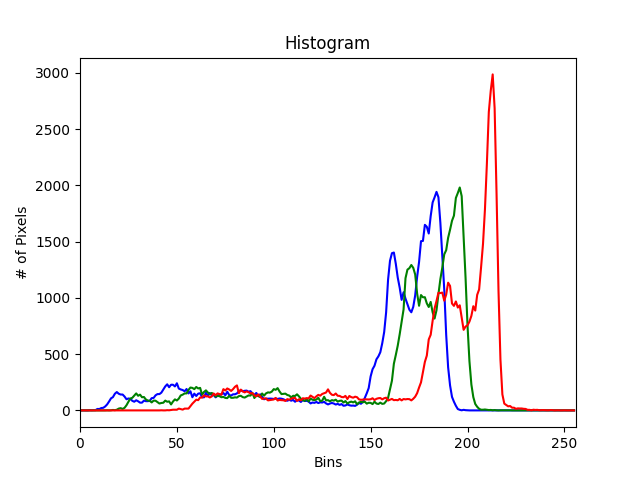
#> input picture data/img/histogram_of_coins.png, 640 x 480 px, given in place of trex.png, which was not available
$ jupyter execute session3_inclass_AddiH.ipynb   (text cells are left out)
#> lines starting #> are read from the running program, lines starting #| are printed output that depends on the picture; after the words box and inside, x2 and y2 are one past the last pixel; in counts of white or black regions, pixels touching at a corner belong together; long printed decimals are rounded; pictures that were not available may be replaced by others from this repository, and a replacement may not be noted
[cell 1]
# We need to include the home directory in our path, so we can read in our own module.
import os
import sys
sys.path.append(os.path.join(".."))
import cv2
import numpy as np
from utils.imutils import jimshow
from utils.imutils import jimshow_channel
import matplotlib.pyplot as plt
from utils.color_hist import color_hist # I made this!

[cell 2]
# load our dino pal
image = cv2.imread(os.path.join("..", "data", "img", "trex.png"))
#> image is the input picture: shape (480, 640, 3); mean B, G, R 248.1, 247.5, 248.8
width = image.shape[1]
#> width = 640
height = image.shape[0]
#> height = 480

[cell 3]
M = cv2.getRotationMatrix2D((width/2, height/2), -45, 2) # Negative is clockvise
print(type(M))
#| <class 'numpy.ndarray'>
print(M.shape)
#| (2, 3)
print(M)
#| [[   1.414   -1.414  206.863]
#|  [   1.414    1.414 -551.960]]

[cell 4]
rotated = cv2.warpAffine(image, M, (width, height))
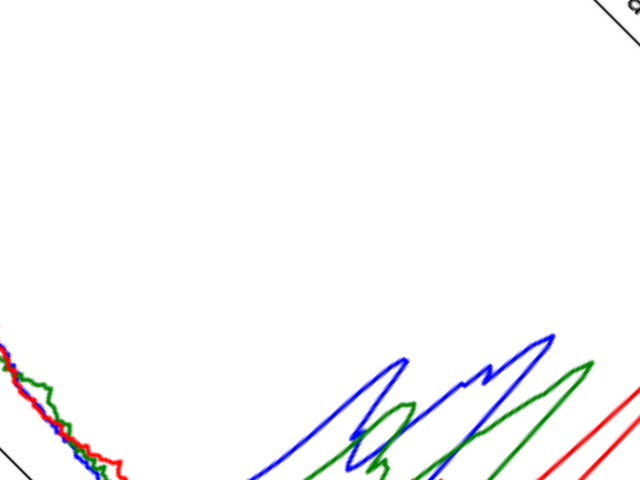
#> rotated: shape (480, 640, 3); mean B, G, R 250.4, 248.8, 248.9

[cell 5]
jimshow(rotated, "rotated 45 deg center")
#> (this line was passed over: utils is not available in this run)

[cell 6]
jimshow(image) #original is ok
#> (this line was passed over: utils is not available in this run)

[cell 7]
# load our dino pal
#image = cv2.imread(os.path.join("..", "data", "img", "trex.png"))
#width = image.shape[1]
#height = image.shape[0]

[cell 8]
M = np.float64([[1, 0, 25],
                [0, 1, 50]])

[cell 9]
shifted = cv2.warpAffine(image, M, (width, height))
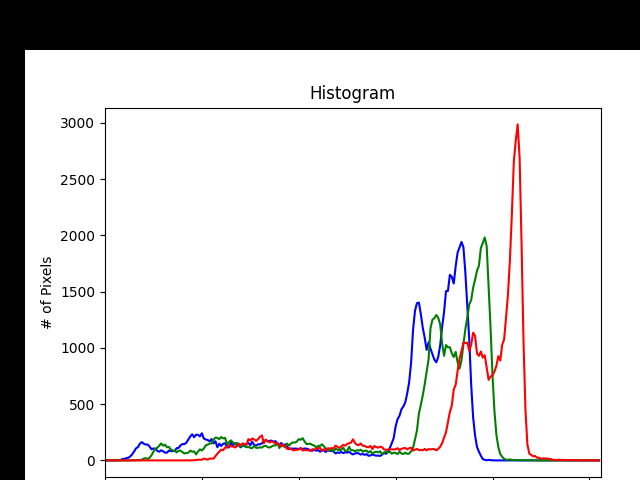
#> shifted: shape (480, 640, 3); mean B, G, R 213.1, 212.4, 213.8

[cell 10]
jimshow(shifted, "Shifted down and right")
#> (this line was passed over: utils is not available in this run)

[cell 11]
# cv2.rectangle(image, start_point, end_point,  color,     thickness)
cv2.rectangle  (image, (250, 200),  (100, 100),  (255,0,0), 1)
jimshow(image)
#> (this line was passed over: utils is not available in this run)
# original image has been edited

[cell 12]
(centerX, centerY) = (image.shape[1] // 2, image.shape[0] // 2)
#> centerX = 320; centerY = 240
# // is rounded division, "floor division" - is Rosss right here?
# Way to find an ca. center of the img

[cell 13]
# cv2.circl(image, cent_coords, radio, colour, thickness)
cv2.circle(image, (centerX, centerY), 50, (233,200,19), -1) # Negative thickness fills the shape instead of an outline
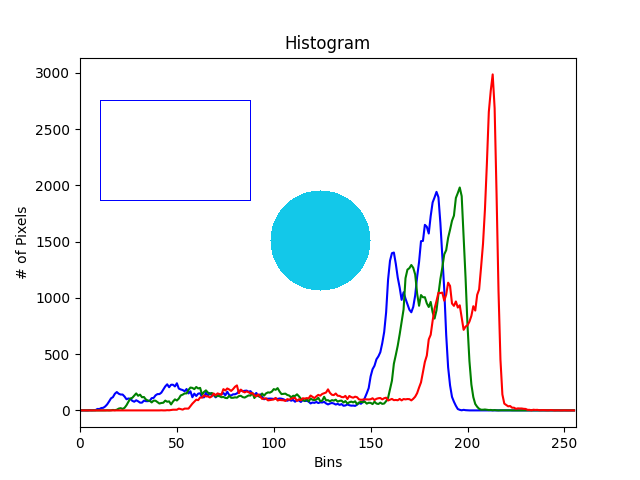
#> image: shape (480, 640, 3); mean B, G, R 247.5, 245.7, 242.4
jimshow(image)
#> (this line was passed over: utils is not available in this run)

[cell 14]
# load our dino pal
image = cv2.imread(os.path.join("..", "data", "img", "trex.png"))

[cell 15]
# Create a 300x300 array of zeros
zeros = np.zeros((height, width), dtype = "uint8")

[cell 16]
rect = cv2.rectangle(zeros, (25, 25), (275, 275), 255, -1)
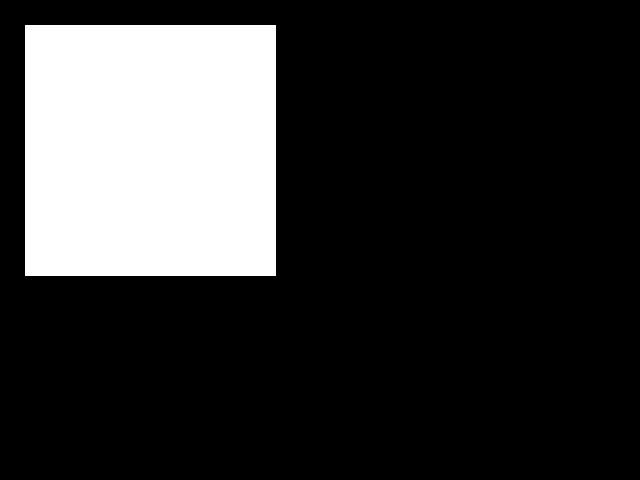
#> zeros: shape (480, 640); 20.5% white; 1 white region, box (x1, y1, x2, y2) and area: (25, 25, 276, 276) 63001

[cell 17]
jimshow_channel(rect)
#> (this line was passed over: utils is not available in this run)

[cell 18]
# circle
zeros = np.zeros((height, width), dtype = "uint8")

[cell 19]
circ = cv2.circle(zeros, (150, 150), 150, 255, -1)
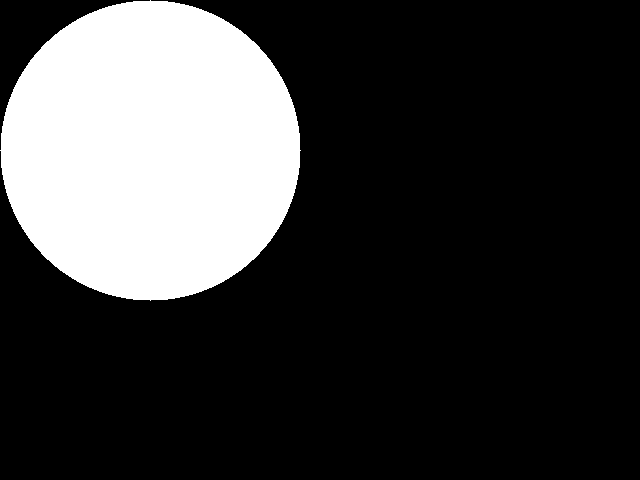
#> zeros: shape (480, 640); 23% white; 1 white region, box (x1, y1, x2, y2) and area: (0, 0, 301, 301) 70681

[cell 20]
jimshow_channel(circ)
#> (this line was passed over: utils is not available in this run)

$ run again, on data/img/histogram_of_wave.png
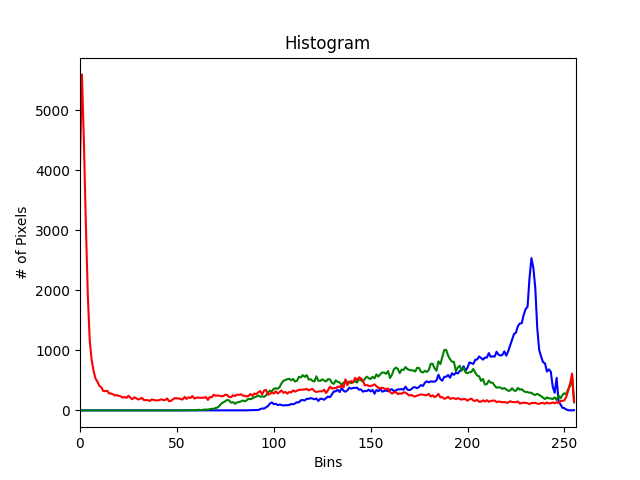
#> input picture data/img/histogram_of_wave.png, 640 x 480 px, given in place of trex.png, which was not available
#> image is the input picture: shape (480, 640, 3); mean B, G, R 249.2, 248.6, 249.7
#| <class 'numpy.ndarray'>
#| (2, 3)
#| [[   1.414   -1.414  206.863]
#|  [   1.414    1.414 -551.960]]
#> `shifted = cv2.warpAffine(image, M, (width, height))`:
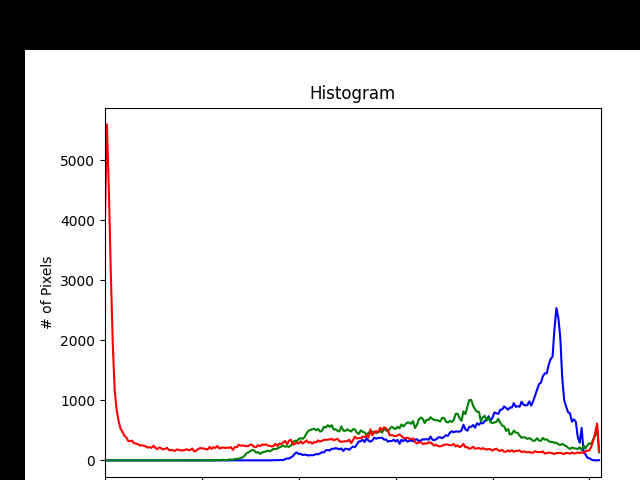
#> shifted: shape (480, 640, 3); mean B, G, R 214.2, 213.5, 214.6
#> `cv2.circle(image, (centerX, centerY), 50, (233,200,19), -1)`:
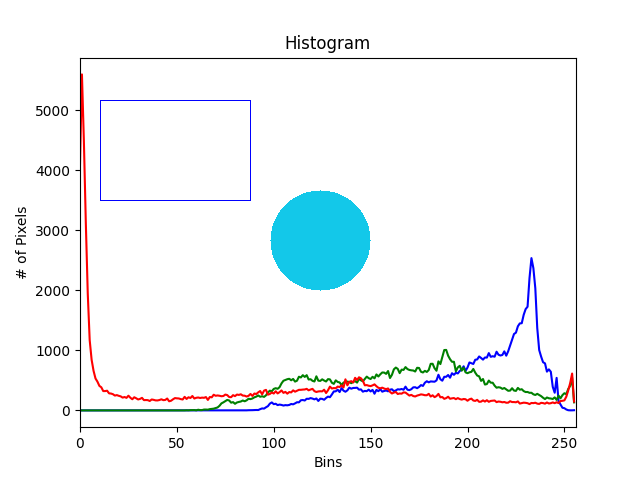
#> image: shape (480, 640, 3); mean B, G, R 248.7, 246.8, 243.3
